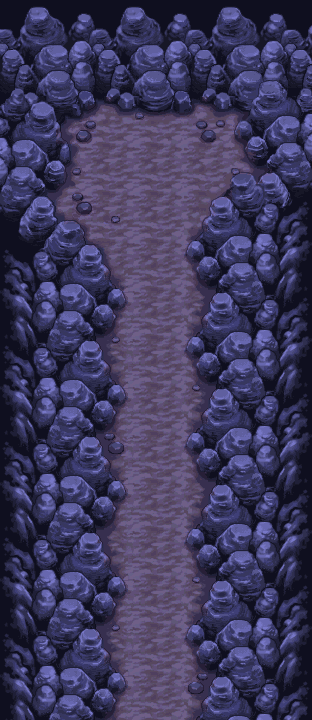
#> input picture source/fin_couloir_violet_v3/reference/S05P03A.png, 312 x 720 px
$ python -i build.py   (imports and definitions only)
#> lines starting #> are read from the running program, lines starting #| are printed output that depends on the picture
#!/usr/bin/env python3
"""Fin du Couloir violet — Sanctuaire de la Stèle V1 (FCV4) — format 4:3 vaste (768 x 576 px, 96 x 72 cases).

Fin de donjon appairée à l'entrée `entree_couloir_violet_sud_nord_v1` (`ECV1`).
Préfixe `.tile` : `FCV4` (unique sur `main`, sur la branche courante et sur toutes les branches sœurs `arena/*`
où `FCV1..3` sont déjà pris).
Référence canonique ROM : `reference/S05P03A.png` (312 x 720, 34 couleurs NDS 5 bits exactes, extraite de `pret/pmd-sky`).

Méthode « textures canoniques » = rendu généré RÉFÉRENCÉ (`images=[S05P03A.png]`) :
- `bruts/decor_magenta.png` : décor complet 4:3 (1200 x 896) de la salle de fin en cul-de-sac avec stèle sculptée au nord ;
- `bruts/sol_complet.png` : sol mauve marbré seul (1200 x 896) ;
- `bruts/poussiere_poses.png` : 4 poses de nuages de poussière mauve sur fond magenta `#FF00FF`.

Calques statiques disjoints : `sol_complet` (fond plein) + partition exacte (`sol`, `ombres`, `gravillons`, `blocs`,
`rochers`, `falaise`, `vide`, `stele`).
Animations en boucles fermées sur `120` ticks (`24 x 5` ticks = `2.0 s`) :
- `lueurs_stele` : onde lumineuse lilas-violet sur les reliefs sculptés de la stèle nord, utilisant exclusivement
  les tons clairs lilas-violet exacts de `S05P03A.png` ;
- `eboulis` : les 3 gravillons (`petit`, `moyen`, `gros`) relevés pixel par pixel sur `S05P03A.png` (couleurs EXACTES
  du rip) tombent du pied des parois en 4 chutes décalées de 6 phases, rebondissent et roulent de 4 px ;
- `poussiere` : 4 poses générées (6 couleurs mauves de la planche) à chaque impact.

Lancer : .venv/bin/python source/fin_couloir_violet_sanctuaire_v1/build.py
"""
from __future__ import annotations

import hashlib
import importlib.util
import io
import json
import math
import shutil
import uuid
import zipfile
from pathlib import Path

import numpy as np
from PIL import Image, ImageDraw
from scipy import ndimage as nd

HERE = Path(__file__).resolve().parent
R = HERE.parents[1]
RAW = HERE / "bruts"
REF_DIR = HERE / "reference"
REF_NAME = "S05P03A.png"
REF = REF_DIR / REF_NAME
OUT = R / "renders" / "fin_couloir_violet_sanctuaire_v1"
STAGE = R / ".cache" / "fin_couloir_violet_sanctuaire_v1" / "fin_couloir_violet_sanctuaire"
NAMESPACE = "fin_couloir_violet_sanctuaire"
ASSET = "fcv4_fin_couloir_violet"
PFX = "FCV4"
W, H = 768, 576
SRC = (1200, 896)
PHASES, TICKS = 24, 5
LOOP_TICKS = 120
LOT = "source/fin_couloir_violet_sanctuaire_v1"

GEN = [
    {
        "file": "decor_magenta.png",
        "images": [f"{LOT}/reference/{REF_NAME}"],
        "prompt": (
            "Generate an image: use EXACTLY the same textures, palette and Nintendo DS 16-bit pixel-art style as the "
            "reference image S05P03A.png (Pokemon Mystery Dungeon Explorers of Sky purple rocky corridor cul-de-sac): "
            "same mottled mauve-purple stone floor, same stacked rounded blue-violet boulders with pale lilac highlights "
            "forming the walls, same dark blue-indigo striated outer rock cliffs along the outer edges, same small dark "
            "round pebbles on the floor near the walls, and same very dark navy-black outer void at the extreme corners. "
            "Make a NEW, larger top-down dungeon-end boss chamber map in WIDE LANDSCAPE 4:3 (1200x896), zoomed out so "
            "the sanctuary feels vast: narrow mauve-purple floor corridor at SOUTH, wide semicircular/octagonal boss "
            "chamber in CENTER, and closed semicircular sanctuary alcove of tall stacked blue-violet boulders framing a "
            "carved monolith boulder at NORTH."
        ),
        "essais": "premier essai ; conforme (sol < 10, roche < 10 ; seuil 35)",
    },
    {
        "file": "sol_complet.png",
        "images": [f"{LOT}/reference/{REF_NAME}"],
        "prompt": (
            "Generate an image: fill the ENTIRE 4:3 (1200x896) image edge to edge with the mottled mauve-purple cave "
            "stone floor texture from the central corridor of the reference image S05P03A.png: same pixel-art mottled "
            "mauve-purple stone pattern, same palette and contrast, keeping the crisp pixel-art texture detail across "
            "the whole canvas. Wide landscape 4:3."
        ),
        "essais": "premier essai nettoyé des gravillons isolés ; distance < 10 au sol du rip",
    },
    {
        "file": "poussiere_poses.png",
        "images": [f"{LOT}/reference/{REF_NAME}"],
        "prompt": (
            "Generate an image: a 4:3 (1200x896) pixel-art sprite sheet on a flat pure magenta (#FF00FF) background "
            "showing 4 animation poses of a small cave dust puff cloud rising when a pebble hits a stone floor, arranged "
            "in 4 separate quadrants with wide pure #FF00FF magenta margins around each puff: from a small compact puff "
            "to a medium expanding puff to a wider ring puff to faint dispersing wisps. Use ONLY mauve-purple and pale "
            "lilac-grey colors taken from the reference image floor and rock highlights."
        ),
        "essais": "premier essai ; 4 quadrants nets sur fond #FF00FF",
    },
]

# Gravillons relevés pixel par pixel sur S05P03A.png (boîte y, x, h, w de la composante de roche entourée de sol)
PEBBLES = {"petit": (113, 136, 6, 7), "moyen": (131, 78, 7, 10), "gros": (130, 204, 12, 12)}

# Fenêtres (cx, cy, côté) des 4 poses de poussière dans bruts/poussiere_poses.png (1200x896), réduction 1/12
PUFF_WIN = [(296, 222, 192), (896, 228, 312), (300, 676, 384), (896, 660, 384)]
PUFF_K, PUFF_COV, PUFF_COLORS = 12, 0.30, 6

# Chutes : (cible x, cible y, gravillon, décalage de phase, sens du roulement)
DROPS = [
    (210, 156, "moyen", 0, 1),
    (556, 156, "gros", 6, -1),
    (156, 260, "petit", 12, 1),
    (610, 260, "moyen", 18, -1),
]
FALL = [-21, -16, -9, 0]
BOUNCE = {4: -3, 5: -1}
ROLL = [0, 0, 0, 0, 1, 2, 3, 4]
VISIBLE = 20
PUFF_AT = {3: 0, 4: 1, 5: 2, 6: 3}


def loadmod(name: str, path: Path):
    sp = importlib.util.spec_from_file_location(name, path)
    m = importlib.util.module_from_spec(sp)
    sp.loader.exec_module(m)
    return m


# [1 line that did not run here, left out]
# [1 line that did not run here, left out]
# [1 line not run here, left out]
# [1 line that did not run here, left out]
# [1 line that did not run here, left out]

PALETTE_GROUPS = {
    "sol": (["sol_complet", "sol", "ombres"], 64),
    "roche": (["gravillons", "blocs", "rochers", "falaise", "stele"], 96),
    "sombre": (["vide"], 16),
}
STATIC = ["sol", "ombres", "gravillons", "blocs", "rochers", "falaise", "vide", "stele"]
ANIMS = ["lueurs_stele", "eboulis", "poussiere"]


def open_(m: np.ndarray, it: int) -> np.ndarray:
    p = it + 1
    return nd.binary_opening(np.pad(m, p, mode="edge"), iterations=it)[p:-p, p:-p]


def sha(p: Path) -> str:
    return hashlib.sha256(Path(p).read_bytes()).hexdigest()


def rgb(p: Path) -> np.ndarray:
    return np.array(Image.open(p).convert("RGB")).astype(int)


def lum_of(a: np.ndarray) -> np.ndarray:
    return a[..., :3].astype(float) @ [0.299, 0.587, 0.114]


# [120 lines left out: functions materials, fidelity, classify, rip_pebbles, not called in this run]


def puff_poses(path: Path) -> tuple[list[np.ndarray], np.ndarray]:
    s = rgb(path)
    r, g, b = s.transpose(2, 0, 1)
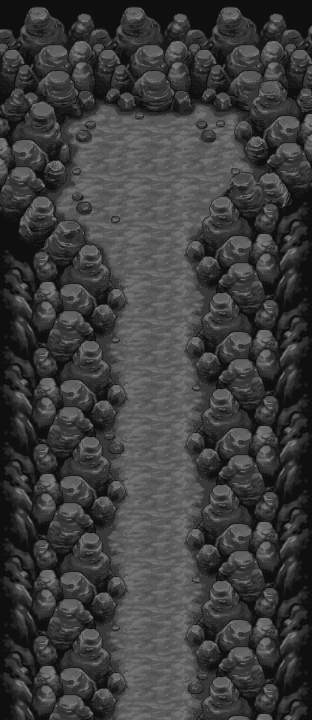
#> r: shape (720, 312) int64; min 15, max 119, mean 61
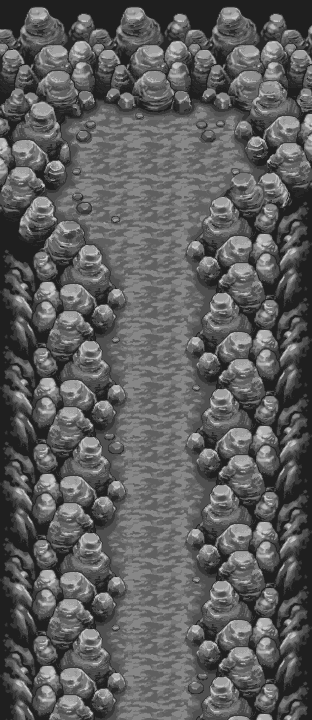
#> b: shape (720, 312) int64; min 31, max 199, mean 93.5
    bg = (r - g > 60) & (b - g > 60)
#> bg: shape (720, 312) bool; every value is 0
    masks = []
    for cx, cy, side in PUFF_WIN:
        y0, x0 = max(0, cy - side // 2), max(0, cx - side // 2)
        sl = (slice(y0, min(s.shape[0], y0 + side)), slice(x0, min(s.shape[1], x0 + side)))
        m = ~bg[sl]
        m = nd.binary_opening(m, iterations=1)
        m = nd.binary_fill_holes(nd.binary_closing(m, iterations=1)) & ~bg[sl]
        masks.append((sl, m))
#> this loop made 4 passes
#> pass 1, in puff_poses, `m = nd.binary_opening(m, iterations=1)`:
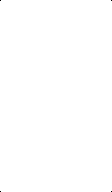
#> m: shape (192, 112) bool; 100% white; black in thin lines or dots
#> pass 1, in puff_poses, `m = nd.binary_fill_holes(nd.binary_closing(m, iterations=1)) & ~bg[sl]`:
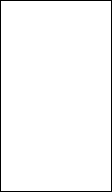
#> m: shape (192, 112) bool; 97.2% white; black in thin lines or dots
#> after the loop, masks = 4 items
    px = np.concatenate([s[sl][m] for sl, m in masks])
    q = Image.fromarray(px.reshape(-1, 1, 3).astype("uint8")).quantize(colors=PUFF_COLORS, method=Image.Quantize.MEDIANCUT)
    pal = np.array(q.getpalette()[: PUFF_COLORS * 3], float).reshape(-1, 3)
#> pal = [[102, 96, 149], [90, 79, 118], [77, 68, 106], [56, 53, 93], [43, 43, 75], [22, 22, 41]]
    poses = []
    for sl, m in masks:
        w = s[sl].astype(float)
        h_s, w_s = m.shape
        nh, nw = h_s // PUFF_K, w_s // PUFF_K
        k = PUFF_K
        mm = m[: nh * k, : nw * k]
        ww = w[: nh * k, : nw * k]
        blk = mm.reshape(nh, k, nw, k)
        cov = blk.mean((1, 3))
        col = (ww * mm[..., None]).reshape(nh, k, nw, k, 3).sum((1, 3)) / np.maximum(blk.sum((1, 3)), 1)[..., None]
        o = np.zeros((nh, nw, 4), "uint8")
        o[..., :3] = pal[((col[..., None, :] - pal[None, None]) ** 2).sum(-1).argmin(-1)]
        o[..., 3] = 255
        o[cov < PUFF_COV] = 0
        ys, xs = np.nonzero(o[..., 3])
        o = o[ys.min() : ys.max() + 1, xs.min() : xs.max() + 1]
        poses.append(o)
#> this loop made 2 passes
#> (h_s, w_s, nh, nw, k) on pass 1: (192, 112, 16, 9, 12)
#> (m, h_s, w_s, nh, nw, k) on pass 2: (empty array, 312, 0, 26, 0, 12)
#> pass 1, in puff_poses, `w = s[sl].astype(float)`:
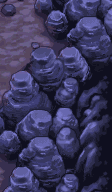
#> w: shape (192, 112, 3) float64; mean R, G, B 57.1, 54.8, 92.4
#> pass 1, in puff_poses, `mm = m[: nh * k, : nw * k]`:
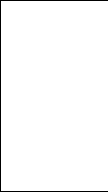
#> mm: shape (192, 108) bool; 98% white; black in thin lines or dots
#> pass 1, in puff_poses, `ww = w[: nh * k, : nw * k]`:
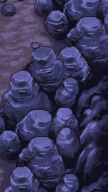
#> ww: shape (192, 108, 3) float64; mean R, G, B 58.1, 55.7, 93.7
#> after the loop, poses = 1 item
    return poses, pal


# [121 lines left out: functions build_lueurs_stele_frames, paste, landing_spots, pebble_state, anim_frames, write_ora, not called in this run]


def load_ground_template() -> dict:
    p = R / "source/cote_v5_expeditions/references/ExplorersOfSkyOrigins__drenched_bluff_entrance.rsground"
    return json.loads(p.read_text(encoding="utf-8-sig"))


# [361 lines left out: functions ground_project, build, not called in this run]


# [2 lines not run here, left out]

#> (the run stopped early here; a loop or call above may not have finished)
